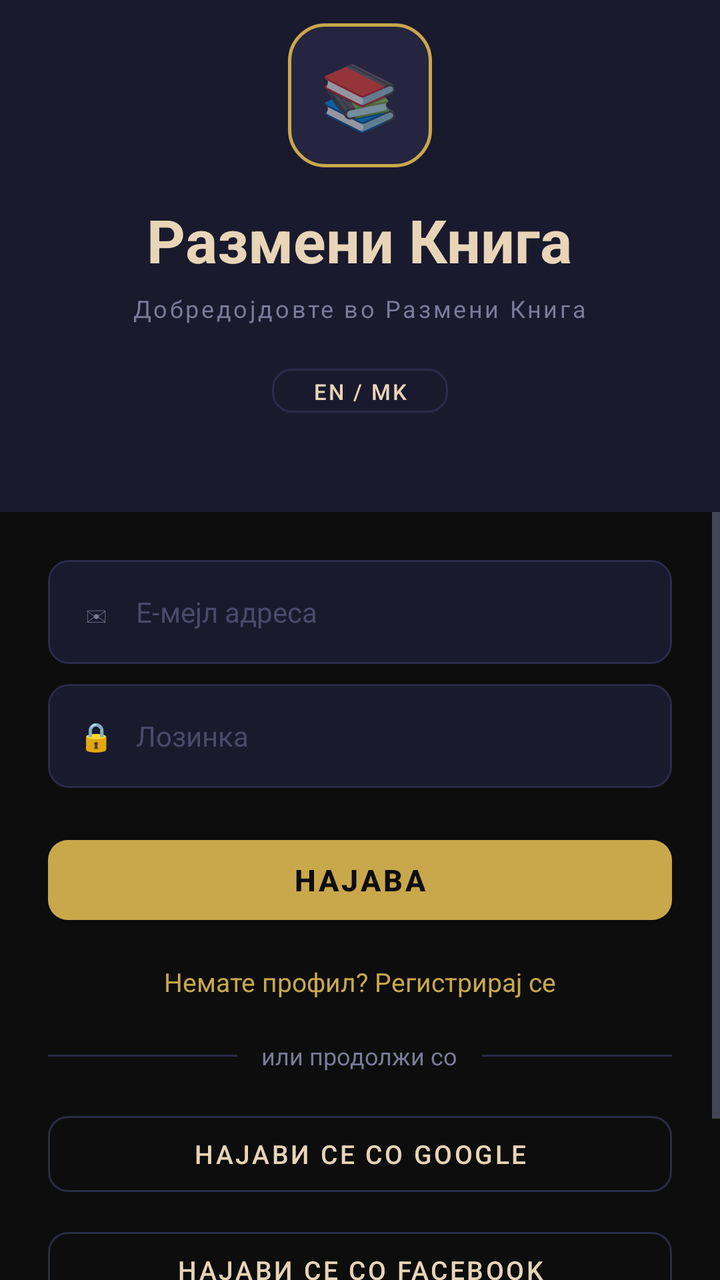
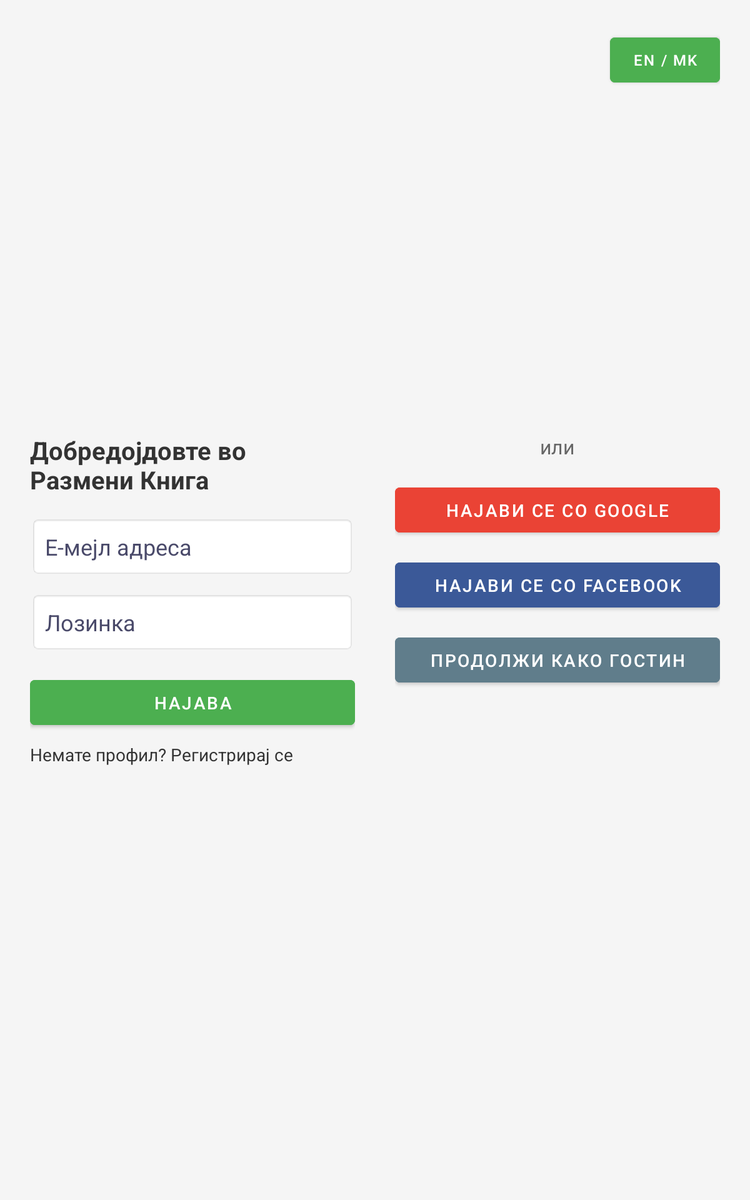

The same Android screen from two of the app's own layout files: first res/layout/ as a phone draws it, then the repository's variant for another configuration, drawn on a device whose configuration selects that folder. Both files follow.
<!-- AndroidManifest.xml: application theme Theme.BookExchange -->
<!-- res/layout/activity_main.xml -->
<?xml version="1.0" encoding="utf-8"?>
<LinearLayout xmlns:android="http://schemas.android.com/apk/res/android"
    android:layout_width="match_parent"
    android:layout_height="match_parent"
    android:orientation="vertical"
    android:background="@color/bg_ink">

    
    <LinearLayout
        android:layout_width="match_parent"
        android:layout_height="0dp"
        android:layout_weight="2"
        android:orientation="vertical"
        android:gravity="center"
        android:background="@color/bg_navy"
        android:paddingBottom="32dp">

        
        <LinearLayout
            android:layout_width="72dp"
            android:layout_height="72dp"
            android:gravity="center"
            android:background="@drawable/bg_app_icon"
            android:layout_marginBottom="16dp">
            <TextView
                android:layout_width="wrap_content"
                android:layout_height="wrap_content"
                android:text="📚"
                android:textSize="32sp" />
        </LinearLayout>

        <TextView
            android:layout_width="wrap_content"
            android:layout_height="wrap_content"
            android:text="@string/app_name"
            android:textColor="@color/text_primary"
            android:textSize="30sp"
            android:textStyle="bold"
            android:layout_marginBottom="6dp" />

        <TextView
            android:layout_width="wrap_content"
            android:layout_height="wrap_content"
            android:text="@string/login_title"
            android:textColor="@color/text_secondary"
            android:textSize="12sp"
            android:letterSpacing="0.1"
            android:layout_marginBottom="16dp" />

        
        <Button
            android:id="@+id/btnLanguage"
            style="@style/Widget.BookSwap.Button.Secondary"
            android:layout_width="wrap_content"
            android:layout_height="34dp"
            android:text="EN / MK"
            android:textSize="11sp"
            android:paddingHorizontal="14dp" />

    </LinearLayout>

    
    <ScrollView
        android:layout_width="match_parent"
        android:layout_height="0dp"
        android:layout_weight="3"
        android:background="@color/bg_ink"
        android:fillViewport="true">

        <LinearLayout
            android:layout_width="match_parent"
            android:layout_height="wrap_content"
            android:orientation="vertical"
            android:padding="24dp">

            
            <LinearLayout
                android:layout_width="match_parent"
                android:layout_height="52dp"
                android:orientation="horizontal"
                android:background="@drawable/bg_input_focused"
                android:gravity="center_vertical"
                android:paddingHorizontal="14dp"
                android:layout_marginBottom="10dp">

                <TextView
                    android:layout_width="20dp"
                    android:layout_height="20dp"
                    android:text="✉"
                    android:textSize="14sp"
                    android:textColor="@color/text_secondary"
                    android:gravity="center"
                    android:layout_marginEnd="10dp" />

                <EditText
                    android:id="@+id/etEmail"
                    android:layout_width="0dp"
                    android:layout_height="match_parent"
                    android:layout_weight="1"
                    android:background="@null"
                    android:hint="@string/email_hint"
                    android:inputType="textEmailAddress"
                    android:textColor="@color/text_primary"
                    android:textColorHint="@color/text_hint"
                    android:textSize="14sp" />
            </LinearLayout>

            
            <LinearLayout
                android:layout_width="match_parent"
                android:layout_height="52dp"
                android:orientation="horizontal"
                android:background="@drawable/bg_input_focused"
                android:gravity="center_vertical"
                android:paddingHorizontal="14dp"
                android:layout_marginBottom="20dp">

                <TextView
                    android:layout_width="20dp"
                    android:layout_height="20dp"
                    android:text="🔒"
                    android:textSize="14sp"
                    android:textColor="@color/text_secondary"
                    android:gravity="center"
                    android:layout_marginEnd="10dp" />

                <EditText
                    android:id="@+id/etPassword"
                    android:layout_width="0dp"
                    android:layout_height="match_parent"
                    android:layout_weight="1"
                    android:background="@null"
                    android:hint="@string/password_hint"
                    android:inputType="textPassword"
                    android:textColor="@color/text_primary"
                    android:textColorHint="@color/text_hint"
                    android:textSize="14sp" />
            </LinearLayout>

            
            <Button
                android:id="@+id/btnLoginEmail"
                style="@style/Widget.BookSwap.Button.Primary"
                android:layout_width="match_parent"
                android:layout_height="52dp"
                android:text="@string/btn_login"
                android:textSize="15sp"
                android:layout_marginBottom="16dp" />

            
            <TextView
                android:id="@+id/tvRegisterLink"
                android:layout_width="wrap_content"
                android:layout_height="wrap_content"
                android:layout_gravity="center"
                android:layout_marginBottom="20dp"
                android:text="@string/ifNoProfile_signUp"
                android:textSize="13sp"
                android:textColor="@color/gold" />

            
            <LinearLayout
                android:layout_width="match_parent"
                android:layout_height="wrap_content"
                android:orientation="horizontal"
                android:gravity="center_vertical"
                android:layout_marginBottom="16dp">
                <View
                    android:layout_width="0dp"
                    android:layout_height="1dp"
                    android:layout_weight="1"
                    android:background="@color/border" />
                <TextView
                    android:layout_width="wrap_content"
                    android:layout_height="wrap_content"
                    android:text="или продолжи со"
                    android:textColor="@color/text_secondary"
                    android:textSize="12sp"
                    android:paddingHorizontal="12dp" />
                <View
                    android:layout_width="0dp"
                    android:layout_height="1dp"
                    android:layout_weight="1"
                    android:background="@color/border" />
            </LinearLayout>

            
            <Button
                android:id="@+id/btnLoginGoogle"
                style="@style/Widget.BookSwap.Button.Secondary"
                android:layout_width="match_parent"
                android:layout_height="50dp"
                android:layout_marginBottom="8dp"
                android:text="@string/login_google"
                android:textSize="13sp" />

            
            <Button
                android:id="@+id/btnLoginFacebook"
                style="@style/Widget.BookSwap.Button.Secondary"
                android:layout_width="match_parent"
                android:layout_height="50dp"
                android:layout_marginBottom="8dp"
                android:text="@string/login_facebook"
                android:textSize="13sp" />

            
            <Button
                android:id="@+id/btnAnonymous"
                style="@style/Widget.BookSwap.Button.Secondary"
                android:layout_width="match_parent"
                android:layout_height="50dp"
                android:text="@string/login_anonymous"
                android:textSize="13sp" />

        </LinearLayout>
    </ScrollView>

</LinearLayout>
<!-- resources referenced by this layout -->
<resources>
  <color name="bg_ink">#0D0D0D</color>
  <color name="bg_navy">#1A1A2E</color>
  <color name="border">#2A2A4A</color>
  <color name="gold">#C9A84C</color>
  <color name="text_hint">#4A4A6A</color>
  <color name="text_primary">#E8D5B7</color>
  <color name="text_secondary">#7A7A9A</color>
  <!-- drawable bg_app_icon (drawable) -->
  <?xml version="1.0" encoding="utf-8"?>
  <shape xmlns:android="http://schemas.android.com/apk/res/android"
      android:shape="rectangle">
      <solid android:color="@color/bg_card" />
      <stroke android:width="1.5dp" android:color="@color/gold" />
      <corners android:radius="18dp" />
  </shape>
  <!-- drawable bg_input_focused (drawable) -->
  <?xml version="1.0" encoding="utf-8"?>
  <selector xmlns:android="http://schemas.android.com/apk/res/android">
      <item android:state_focused="true">
          <shape android:shape="rectangle">
              <solid android:color="@color/bg_navy" />
              <stroke android:width="1dp" android:color="@color/gold" />
              <corners android:radius="10dp" />
          </shape>
      </item>
      <item>
          <shape android:shape="rectangle">
              <solid android:color="@color/bg_navy" />
              <stroke android:width="1dp" android:color="@color/border" />
              <corners android:radius="10dp" />
          </shape>
      </item>
  </selector>
  <string name="app_name">Размени Книга</string>
  <string name="btn_login">Најава</string>
  <string name="email_hint">Е-мејл адреса</string>
  <string name="ifNoProfile_signUp">Немате профил? Регистрирај се</string>
  <string name="login_anonymous">Продолжи како Гостин</string>
  <string name="login_facebook">Најави се со Facebook</string>
  <string name="login_google">Најави се со Google</string>
  <string name="login_title">Добредојдовте во Размени Книга</string>
  <string name="password_hint">Лозинка</string>
  <style name="Widget.BookSwap.Button.Primary" parent="Widget.MaterialComponents.Button">
          <item name="backgroundTint">@color/gold</item>
          <item name="android:textColor">@color/bg_ink</item>
          <item name="android:textStyle">bold</item>
          <item name="cornerRadius">10dp</item>
          <item name="rippleColor">@color/bg_ink</item>
      </style>
  <style name="Widget.BookSwap.Button.Secondary" parent="Widget.MaterialComponents.Button.OutlinedButton">
          <item name="strokeColor">@color/border</item>
          <item name="android:textColor">@color/text_primary</item>
          <item name="cornerRadius">10dp</item>
          <item name="rippleColor">@color/gold_dim</item>
      </style>
  <color name="bg_card">#252540</color>
  <color name="gold_dim">#1FC9A84C</color>
  <color name="teal">#4ECDC4</color>
  <style name="Widget.BookSwap.BottomNavigation" parent="Widget.MaterialComponents.BottomNavigationView">
          <item name="android:background">@color/bg_navy</item>
          <item name="itemIconTint">@color/nav_icon_color</item>
          <item name="itemTextColor">@color/nav_icon_color</item>
          <item name="itemRippleColor">@color/gold_dim</item>
          <item name="labelVisibilityMode">labeled</item>
      </style>
  <color name="nav_icon_color">#FFFFFF</color> ```
  <!-- some entries are left out for length -->
</resources>
<!-- res/layout-sw600dp/activity_main.xml (the repository's variant of the layout above) -->
<!-- drawn on a 7-inch tablet held upright -->
<?xml version="1.0" encoding="utf-8"?>
<RelativeLayout xmlns:android="http://schemas.android.com/apk/res/android"
    android:layout_width="match_parent"
    android:layout_height="match_parent"
    android:background="#F5F5F5"
    android:padding="24dp">

    
    <Button
        android:id="@+id/btnLanguage"
        android:layout_width="wrap_content"
        android:layout_height="wrap_content"
        android:layout_alignParentTop="true"
        android:layout_alignParentEnd="true"
        android:backgroundTint="#4CAF50"
        android:text="EN / MK"
        android:textColor="@android:color/white"
        android:textSize="12sp"
        android:padding="8dp" />

    
    <LinearLayout
        android:layout_width="match_parent"
        android:layout_height="wrap_content"
        android:layout_centerInParent="true"
        android:orientation="horizontal">

        
        <LinearLayout
            android:layout_width="0dp"
            android:layout_height="wrap_content"
            android:layout_weight="1"
            android:orientation="vertical"
            android:paddingEnd="16dp">

            <TextView
                android:layout_width="wrap_content"
                android:layout_height="wrap_content"
                android:layout_marginBottom="16dp"
                android:layout_gravity="center"
                android:text="@string/login_title"
                android:textColor="#333333"
                android:textSize="20sp"
                android:textStyle="bold" />

            <EditText
                android:id="@+id/etEmail"
                android:layout_width="match_parent"
                android:layout_height="wrap_content"
                android:layout_marginBottom="12dp"
                android:background="@android:drawable/editbox_background_normal"
                android:hint="@string/email_hint"
                android:inputType="textEmailAddress"
                android:padding="12dp" />

            <EditText
                android:id="@+id/etPassword"
                android:layout_width="match_parent"
                android:layout_height="wrap_content"
                android:layout_marginBottom="16dp"
                android:background="@android:drawable/editbox_background_normal"
                android:hint="@string/password_hint"
                android:inputType="textPassword"
                android:padding="12dp" />

            <Button
                android:id="@+id/btnLoginEmail"
                android:layout_width="match_parent"
                android:layout_height="wrap_content"
                android:layout_marginBottom="8dp"
                android:backgroundTint="#4CAF50"
                android:text="@string/btn_login"
                android:textColor="@android:color/white" />

            <TextView
                android:id="@+id/tvRegisterLink"
                android:layout_width="wrap_content"
                android:layout_height="wrap_content"
                android:text="@string/ifNoProfile_signUp"
                android:textSize="14sp"
                android:textColor="#333333" />

        </LinearLayout>

        
        <LinearLayout
            android:layout_width="0dp"
            android:layout_height="wrap_content"
            android:layout_weight="1"
            android:orientation="vertical"
            android:paddingStart="16dp"
            android:gravity="center_vertical">

            <TextView
                android:layout_width="wrap_content"
                android:layout_height="wrap_content"
                android:layout_marginBottom="16dp"
                android:layout_gravity="center"
                android:text="или"
                android:textSize="16sp"
                android:textColor="#666666" />

            <Button
                android:id="@+id/btnLoginGoogle"
                android:layout_width="match_parent"
                android:layout_height="wrap_content"
                android:layout_marginBottom="12dp"
                android:backgroundTint="#EA4335"
                android:text="@string/login_google"
                android:textColor="@android:color/white" />

            <Button
                android:id="@+id/btnLoginFacebook"
                android:layout_width="match_parent"
                android:layout_height="wrap_content"
                android:layout_marginBottom="12dp"
                android:backgroundTint="#3B5998"
                android:text="@string/login_facebook"
                android:textColor="@android:color/white" />

            <Button
                android:id="@+id/btnAnonymous"
                android:layout_width="match_parent"
                android:layout_height="wrap_content"
                android:backgroundTint="#607D8B"
                android:text="@string/login_anonymous"
                android:textColor="@android:color/white" />

        </LinearLayout>

    </LinearLayout>

</RelativeLayout>
<!-- resources referenced by the variant -->
<!-- as a 7-inch tablet held upright resolves them -->
<resources>
  <string name="btn_login">Најава</string>
  <string name="email_hint">Е-мејл адреса</string>
  <string name="ifNoProfile_signUp">Немате профил? Регистрирај се</string>
  <string name="login_anonymous">Продолжи како Гостин</string>
  <string name="login_facebook">Најави се со Facebook</string>
  <string name="login_google">Најави се со Google</string>
  <string name="login_title">Добредојдовте во Размени Книга</string>
  <string name="password_hint">Лозинка</string>
  <style name="Theme.BookExchange" parent="Theme.MaterialComponents.DayNight.NoActionBar">
          
          <item name="android:windowBackground">@color/bg_ink</item>
          <item name="colorPrimary">@color/gold</item>
          <item name="colorPrimaryVariant">@color/bg_navy</item>
          <item name="colorOnPrimary">@color/bg_ink</item>
          <item name="colorSecondary">@color/teal</item>
          <item name="colorOnSecondary">@color/bg_ink</item>
          <item name="colorSurface">@color/bg_card</item>
          <item name="colorOnSurface">@color/text_primary</item>
          <item name="android:colorBackground">@color/bg_ink</item>
          <item name="colorOnBackground">@color/text_primary</item>
  
          
          <item name="android:statusBarColor">@color/bg_navy</item>
          <item name="android:windowLightStatusBar">false</item>
  
          
          <item name="android:navigationBarColor">@color/bg_navy</item>
  
          
          <item name="android:textColorPrimary">@color/text_primary</item>
          <item name="android:textColorSecondary">@color/text_secondary</item>
          <item name="android:textColorHint">@color/text_hint</item>
  
          
          <item name="android:textColorHighlight">#33C9A84C</item>
          <item name="colorControlActivated">@color/gold</item>
          <item name="colorControlHighlight">@color/gold_dim</item>
  
          
          <item name="bottomNavigationStyle">@style/Widget.BookSwap.BottomNavigation</item>
      </style>
  <color name="bg_ink">#0D0D0D</color>
  <color name="gold">#C9A84C</color>
  <color name="bg_navy">#1A1A2E</color>
  <color name="teal">#4ECDC4</color>
  <color name="bg_card">#252540</color>
  <color name="text_primary">#E8D5B7</color>
  <color name="text_secondary">#7A7A9A</color>
  <color name="text_hint">#4A4A6A</color>
  <color name="gold_dim">#1FC9A84C</color>
  <style name="Widget.BookSwap.BottomNavigation" parent="Widget.MaterialComponents.BottomNavigationView">
          <item name="android:background">@color/bg_navy</item>
          <item name="itemIconTint">@color/nav_icon_color</item>
          <item name="itemTextColor">@color/nav_icon_color</item>
          <item name="itemRippleColor">@color/gold_dim</item>
          <item name="labelVisibilityMode">labeled</item>
      </style>
  <color name="nav_icon_color">#FFFFFF</color> ```
</resources>
